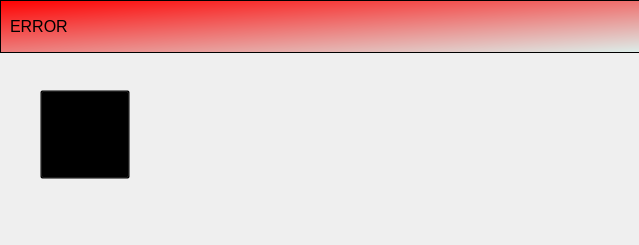
<?xml version="1.0" encoding="UTF-8"?>
<ui version="4.0">
 <class>Dialog</class>
 <widget class="QDialog" name="Dialog">
  <property name="geometry">
   <rect>
    <x>0</x>
    <y>0</y>
    <width>639</width>
    <height>245</height>
   </rect>
  </property>
  <property name="windowTitle">
   <string>Dialog</string>
  </property>
  <property name="styleSheet">
   <string notr="true"/>
  </property>
  <widget class="QFrame" name="frame">
   <property name="geometry">
    <rect>
     <x>0</x>
     <y>0</y>
     <width>731</width>
     <height>53</height>
    </rect>
   </property>
   <property name="sizePolicy">
    <sizepolicy hsizetype="Preferred" vsizetype="Preferred">
     <horstretch>0</horstretch>
     <verstretch>0</verstretch>
    </sizepolicy>
   </property>
   <property name="minimumSize">
    <size>
     <width>0</width>
     <height>50</height>
    </size>
   </property>
   <property name="styleSheet">
    <string notr="true">background-color: qlineargradient(spread:reflect, x1:0, y1:0, x2:1, y2:1, stop:0 rgba(255, 0, 0, 255), stop:1 rgba(218, 255, 251, 255));</string>
   </property>
   <property name="frameShape">
    <enum>QFrame::StyledPanel</enum>
   </property>
   <property name="frameShadow">
    <enum>QFrame::Raised</enum>
   </property>
   <layout class="QHBoxLayout" name="horizontalLayout">
    <item alignment="Qt::AlignLeft">
     <widget class="QLabel" name="label_2">
      <property name="font">
       <font>
        <pointsize>12</pointsize>
       </font>
      </property>
      <property name="styleSheet">
       <string notr="true">background-color:transparent;</string>
      </property>
      <property name="text">
       <string>ERROR</string>
      </property>
     </widget>
    </item>
   </layout>
  </widget>
  <widget class="QToolButton" name="toolButton">
   <property name="geometry">
    <rect>
     <x>40</x>
     <y>90</y>
     <width>90</width>
     <height>89</height>
    </rect>
   </property>
   <property name="styleSheet">
    <string notr="true">background-color:transparent;</string>
   </property>
   <property name="text">
    <string>...</string>
   </property>
   <property name="icon">
    <iconset resource="../icon/source.qrc">
     <normaloff>:/newPrefix/Emblems-emblem-important-icon.png</normaloff>:/newPrefix/Emblems-emblem-important-icon.png</iconset>
   </property>
   <property name="iconSize">
    <size>
     <width>80</width>
     <height>80</height>
    </size>
   </property>
  </widget>
  <widget class="QLabel" name="label">
   <property name="geometry">
    <rect>
     <x>190</x>
     <y>90</y>
     <width>431</width>
     <height>81</height>
    </rect>
   </property>
   <property name="font">
    <font>
     <pointsize>12</pointsize>
    </font>
   </property>
   <property name="styleSheet">
    <string notr="true">background-color:transparent;</string>
   </property>
   <property name="text">
    <string/>
   </property>
  </widget>
 </widget>
 <resources>
  <include location="../icon/source.qrc"/>
 </resources>
 <connections/>
</ui>
